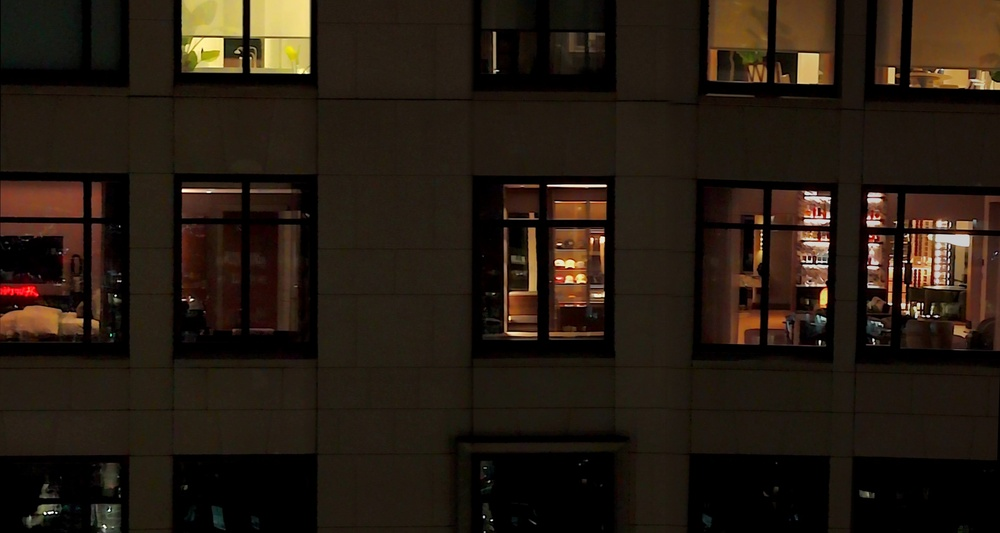
#> input picture design/src/facade_pano_source.jpg, 1000 x 533 px, shrunk from 2851 x 1520 before the run
$ python grid_detect.py ../facade_pano_source.jpg
#> lines starting #> are read from the running program, lines starting #| are printed output that depends on the picture
import cv2, numpy as np
def runs(mask,minlen):
    r=[];s=None
    for i,v in enumerate(mask):
        if v and s is None: s=i
        if not v and s is not None: r.append((s,i)); s=None
    if s is not None: r.append((s,len(mask)))
    return [x for x in r if x[1]-x[0]>=minlen]
def detect(path, lo=28, hi=75):
#> called with path = '../facade_pano_source.jpg', lo = 28, hi = 75
    im=cv2.imread(path); g=cv2.cvtColor(im,cv2.COLOR_BGR2GRAY).astype(float); H,W=g.shape
#> in detect, im is the input picture: shape (533, 1000, 3); mean B, G, R 17.4, 27.2, 37.7
#> after `g = cv2.cvtColor(im, cv2.COLOR_BGR2GRAY).astype(float)`:
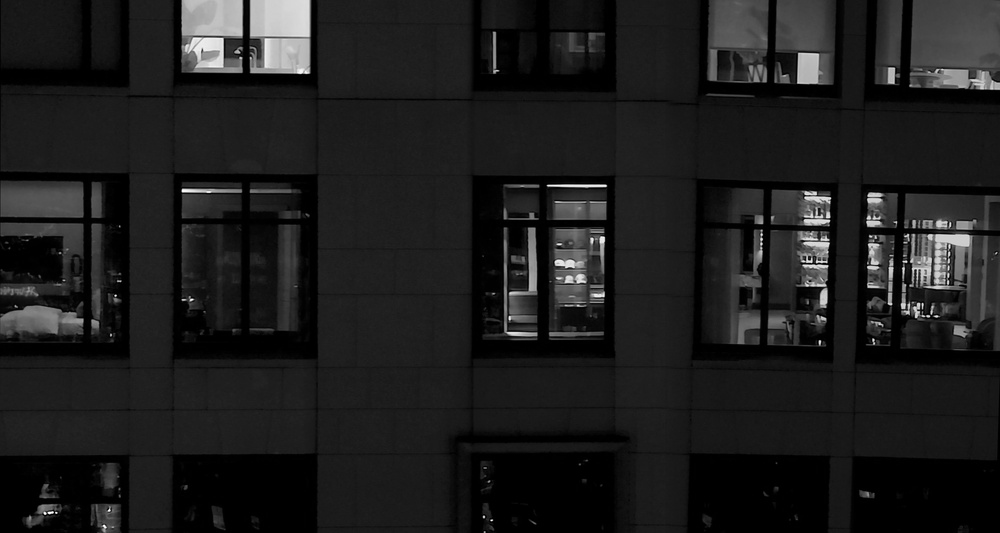
#> g: shape (533, 1000) float64; min 0, max 255, mean 29.2
#> after `H, W = g.shape`: H = 533; W = 1000
    # stone rows: rows where the median over the full width is stone-like
    rowp=np.median(g,1); srows=runs((rowp>lo)&(rowp<hi),12)
#> after `rowp = np.median(g, 1)`: rowp = 533 values, max 33 at index 205, min 0 at index 464, mean 22.6
#> the loop in runs, `for i,v in enumerate(mask):` made 533 passes
#> v on passes 1 to 12: False, False, False, False, False, False, False, False, False, False, False, False
#> after the loop in runs, `for i,v in enumerate(mask):`: r = [(17, 18), (21, 22), (28, 73), (185, 186), (190, 193), (194, 220), (223, 230), (231, 248), (250, 293), (299, 309), (310, 331), (332, 335)]
#> after `srows = runs((rowp > lo) & (rowp < hi), 12)`: srows = [(28, 73), (194, 220), (231, 248), (250, 293), (310, 331)]
    wrows=[]; prev=0
    for a,b in srows:
        if a-prev>40: wrows.append((prev,a))
        prev=b
#> this loop made 5 passes
#> (a, b, prev) on passes 1 to 5: (28, 73, 73), (194, 220, 220), (231, 248, 248), (250, 293, 293), (310, 331, 331)
#> after the loop, wrows = [(73, 194)]
    if H-prev>40: wrows.append((prev,H))
    # piers: within the middle window row
    mid=min(wrows,key=lambda r:abs((r[0]+r[1])/2-H/2))
#> mid = (73, 194)
    colp=np.median(g[mid[0]+10:mid[1]-10],0); piers=runs((colp>lo)&(colp<hi),15)
#> after `colp = np.median(g[mid[0] + 10:mid[1] - 10], 0)`: colp = 1000 values, max 31 at index 275, min 10 at index 0, mean 25.81
#> after `piers = runs((colp > lo) & (colp < hi), 15)`: piers = [(131, 167), (178, 219), (249, 264), (266, 304), (617, 648), (649, 665)]
    wcols=[]; prev=0
    for a,b in piers:
        if a-prev>30: wcols.append((prev,a))
        prev=b
#> this loop made 6 passes
#> (a, b, prev) on passes 1 to 6: (131, 167, 167), (178, 219, 219), (249, 264, 264), (266, 304, 304), (617, 648, 648), (649, 665, 665)
#> after the loop, wcols = [(0, 131), (304, 617)]
    if W-prev>30: wcols.append((prev,W))
    return wrows,wcols
if __name__=='__main__':
    import sys
    for p in sys.argv[1:]: print(p, detect(p))
